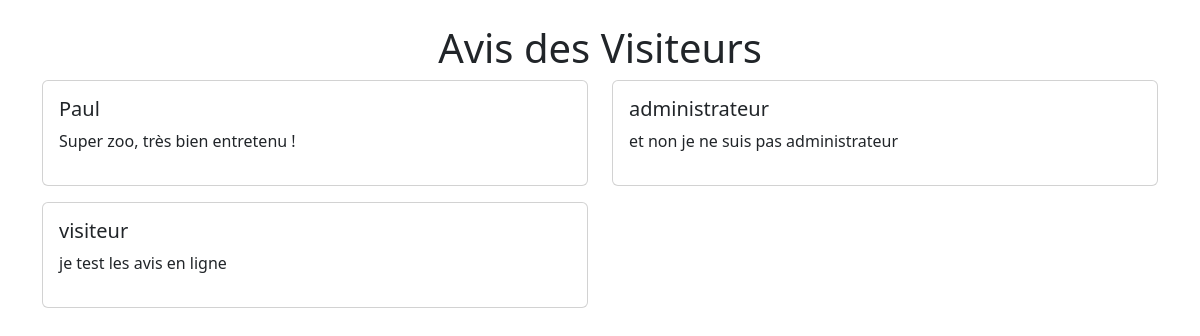
Screenshot of /front/html/view_reviews.php with the database file from the repository.
### tables this page shows
CREATE TABLE `visitor_reviews` (
  `id` int(11) NOT NULL,
  `pseudo` varchar(100) NOT NULL,
  `review` text NOT NULL,
  `is_validated` tinyint(1) DEFAULT 0,
  `created_at` timestamp NOT NULL DEFAULT current_timestamp()
);

### front/html/view_reviews.php (the view, shortened to what this page needs)
<?php
require '../../lib/pdo.php';
$query = $pdo->query("SELECT pseudo, review FROM visitor_reviews WHERE is_validated = 1 ORDER BY created_at DESC");
$reviews = $query->fetchAll(PDO::FETCH_ASSOC);
?>
<!DOCTYPE html>
<html lang="fr">
<head>
    <link href="https://cdn.jsdelivr.net/npm/bootstrap@5.3.0-alpha1/dist/css/bootstrap.min.css" rel="stylesheet">
</head>
<body>
    <div class="container mt-4">
        <h1 class="text-center">Avis des Visiteurs</h1>
        <div class="row">
            <?php foreach ($reviews as $review): ?>
                <div class="col-md-6 mb-3">
                    <div class="card p-3">
                        <h5><?= htmlspecialchars($review['pseudo']) ?></h5>
                        <p><?= htmlspecialchars($review['review']) ?></p>
                    </div>
                </div>
            <?php endforeach; ?>
        </div>
    </div>
</body>
</html>

### rows the page displays
visitor_reviews: pseudo "Paul", review "Super zoo, très bien entretenu !"
visitor_reviews: pseudo "administrateur", review "et non je ne suis pas administrateur"
visitor_reviews: pseudo "visiteur", review "je test les avis en ligne"
